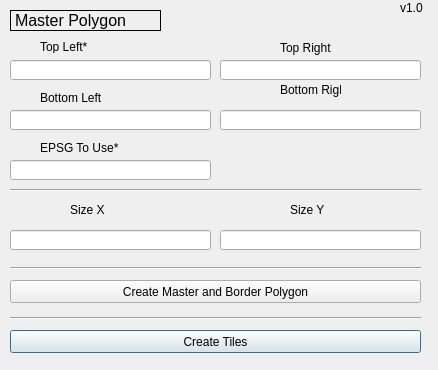
<?xml version="1.0" encoding="UTF-8"?>
<ui version="4.0">
 <class>TileLayerDialogBase</class>
 <widget class="QDialog" name="TileLayerDialogBase">
  <property name="geometry">
   <rect>
    <x>0</x>
    <y>0</y>
    <width>438</width>
    <height>370</height>
   </rect>
  </property>
  <property name="windowTitle">
   <string>Tile Layer</string>
  </property>
  <widget class="QPushButton" name="btnCreateTiles">
   <property name="geometry">
    <rect>
     <x>10</x>
     <y>330</y>
     <width>411</width>
     <height>23</height>
    </rect>
   </property>
   <property name="text">
    <string>Create Tiles</string>
   </property>
  </widget>
  <widget class="QLabel" name="label1">
   <property name="geometry">
    <rect>
     <x>40</x>
     <y>40</y>
     <width>47</width>
     <height>13</height>
    </rect>
   </property>
   <property name="text">
    <string>Top Left*</string>
   </property>
  </widget>
  <widget class="QLineEdit" name="topLeftCoord">
   <property name="geometry">
    <rect>
     <x>10</x>
     <y>60</y>
     <width>201</width>
     <height>20</height>
    </rect>
   </property>
   <property name="text">
    <string/>
   </property>
  </widget>
  <widget class="QLabel" name="label">
   <property name="geometry">
    <rect>
     <x>280</x>
     <y>40</y>
     <width>51</width>
     <height>16</height>
    </rect>
   </property>
   <property name="text">
    <string>Top Right*</string>
   </property>
  </widget>
  <widget class="QLabel" name="label_2">
   <property name="geometry">
    <rect>
     <x>40</x>
     <y>90</y>
     <width>61</width>
     <height>16</height>
    </rect>
   </property>
   <property name="text">
    <string>Bottom Left</string>
   </property>
  </widget>
  <widget class="QLabel" name="label_3">
   <property name="geometry">
    <rect>
     <x>280</x>
     <y>80</y>
     <width>61</width>
     <height>20</height>
    </rect>
   </property>
   <property name="text">
    <string>Bottom Right</string>
   </property>
  </widget>
  <widget class="QLineEdit" name="topRightCoord">
   <property name="geometry">
    <rect>
     <x>220</x>
     <y>60</y>
     <width>201</width>
     <height>20</height>
    </rect>
   </property>
   <property name="text">
    <string/>
   </property>
  </widget>
  <widget class="QLineEdit" name="bottomLeftCoord">
   <property name="geometry">
    <rect>
     <x>10</x>
     <y>110</y>
     <width>201</width>
     <height>20</height>
    </rect>
   </property>
   <property name="text">
    <string/>
   </property>
  </widget>
  <widget class="QLineEdit" name="bottomRightCoord">
   <property name="geometry">
    <rect>
     <x>220</x>
     <y>110</y>
     <width>201</width>
     <height>20</height>
    </rect>
   </property>
   <property name="text">
    <string/>
   </property>
  </widget>
  <widget class="QLabel" name="label_4">
   <property name="geometry">
    <rect>
     <x>70</x>
     <y>200</y>
     <width>91</width>
     <height>20</height>
    </rect>
   </property>
   <property name="text">
    <string>Size X</string>
   </property>
  </widget>
  <widget class="QLabel" name="label_5">
   <property name="geometry">
    <rect>
     <x>290</x>
     <y>200</y>
     <width>91</width>
     <height>20</height>
    </rect>
   </property>
   <property name="text">
    <string>Size Y</string>
   </property>
  </widget>
  <widget class="QLineEdit" name="sizeX">
   <property name="geometry">
    <rect>
     <x>10</x>
     <y>230</y>
     <width>201</width>
     <height>20</height>
    </rect>
   </property>
   <property name="text">
    <string/>
   </property>
  </widget>
  <widget class="QLineEdit" name="sizeY">
   <property name="geometry">
    <rect>
     <x>220</x>
     <y>230</y>
     <width>201</width>
     <height>20</height>
    </rect>
   </property>
   <property name="text">
    <string/>
   </property>
  </widget>
  <widget class="Line" name="line">
   <property name="geometry">
    <rect>
     <x>10</x>
     <y>180</y>
     <width>411</width>
     <height>20</height>
    </rect>
   </property>
   <property name="orientation">
    <enum>Qt::Horizontal</enum>
   </property>
  </widget>
  <widget class="QLabel" name="label_6">
   <property name="geometry">
    <rect>
     <x>10</x>
     <y>10</y>
     <width>151</width>
     <height>21</height>
    </rect>
   </property>
   <property name="font">
    <font>
     <pointsize>12</pointsize>
    </font>
   </property>
   <property name="frameShape">
    <enum>QFrame::Box</enum>
   </property>
   <property name="frameShadow">
    <enum>QFrame::Plain</enum>
   </property>
   <property name="text">
    <string>Master Polygon</string>
   </property>
  </widget>
  <widget class="QPushButton" name="btnCreateBorderPolygon">
   <property name="geometry">
    <rect>
     <x>10</x>
     <y>280</y>
     <width>411</width>
     <height>23</height>
    </rect>
   </property>
   <property name="text">
    <string>Create Master and Border Polygon</string>
   </property>
  </widget>
  <widget class="Line" name="line_2">
   <property name="geometry">
    <rect>
     <x>10</x>
     <y>310</y>
     <width>411</width>
     <height>16</height>
    </rect>
   </property>
   <property name="orientation">
    <enum>Qt::Horizontal</enum>
   </property>
  </widget>
  <widget class="Line" name="line_3">
   <property name="geometry">
    <rect>
     <x>10</x>
     <y>260</y>
     <width>411</width>
     <height>16</height>
    </rect>
   </property>
   <property name="orientation">
    <enum>Qt::Horizontal</enum>
   </property>
  </widget>
  <widget class="QLineEdit" name="epsgToUse">
   <property name="geometry">
    <rect>
     <x>10</x>
     <y>160</y>
     <width>201</width>
     <height>20</height>
    </rect>
   </property>
  </widget>
  <widget class="QLabel" name="label_7">
   <property name="geometry">
    <rect>
     <x>40</x>
     <y>140</y>
     <width>91</width>
     <height>16</height>
    </rect>
   </property>
   <property name="text">
    <string>EPSG To Use*</string>
   </property>
  </widget>
  <widget class="QLabel" name="label_8">
   <property name="geometry">
    <rect>
     <x>400</x>
     <y>0</y>
     <width>31</width>
     <height>16</height>
    </rect>
   </property>
   <property name="text">
    <string>v1.0</string>
   </property>
  </widget>
 </widget>
 <resources/>
 <connections/>
</ui>
